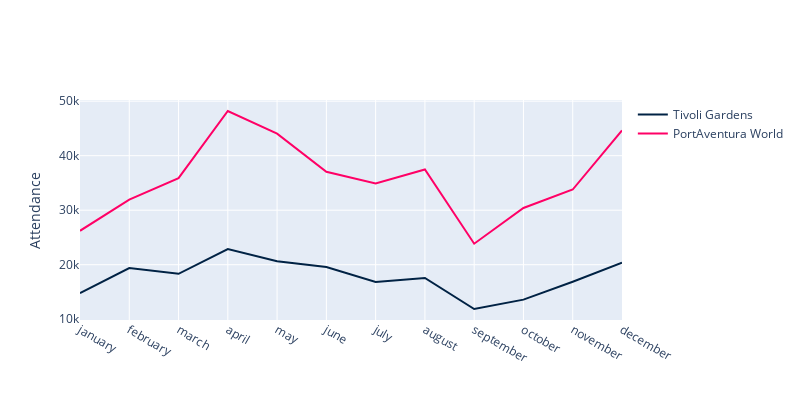

The cell this chart's notebook holds for it:
### Code cell
to_plot_month_1 = to_plot_month[to_plot_month.FACILITY_NAME=="Tivoli Gardens"]
to_plot_month_2 = to_plot_month[to_plot_month.FACILITY_NAME=="PortAventura World"]

fig = go.Figure()
fig.add_trace(go.Scatter(x=to_plot_month_1.month, y=to_plot_month_1.attendance, mode="lines", name="Tivoli Gardens", line=dict(color='#002244')))
fig.add_trace(go.Scatter(x=to_plot_month_2.month, y=to_plot_month_2.attendance, mode="lines", name="PortAventura World", line=dict(color='#ff0066')))
fig.update_layout(yaxis_title='Attendance', width=800, height=400)
fig.show()

### Figure 1 — Plotly figure (JSON) as saved in the notebook; plotly's stock layout.template omitted (floating-point values rounded to 4 significant figures)
{"data": [{"line": {"color": "#002244"}, "mode": "lines", "name": "Tivoli Gardens", "type": "scatter", "x": ["january", "february", "march", "april", "may", "june", "july", "august", "september", "october", "november", "december"], "y": [14760.0, 19370.0, 18330.0, 22860.0, 20640.0, 19580.0, 16820.0, 17570.0, 11870.0, 13590.0, 16870.0, 20360.0]}, {"line": {"color": "#ff0066"}, "mode": "lines", "name": "PortAventura World", "type": "scatter", "x": ["january", "february", "march", "april", "may", "june", "july", "august", "september", "october", "november", "december"], "y": [26220.0, 31950.0, 35890.0, 48200.0, 44050.0, 37050.0, 34910.0, 37480.0, 23850.0, 30400.0, 33790.0, 44640.0]}], "layout": {"height": 400, "width": 800, "yaxis": {"title": {"text": "Attendance"}}}}
